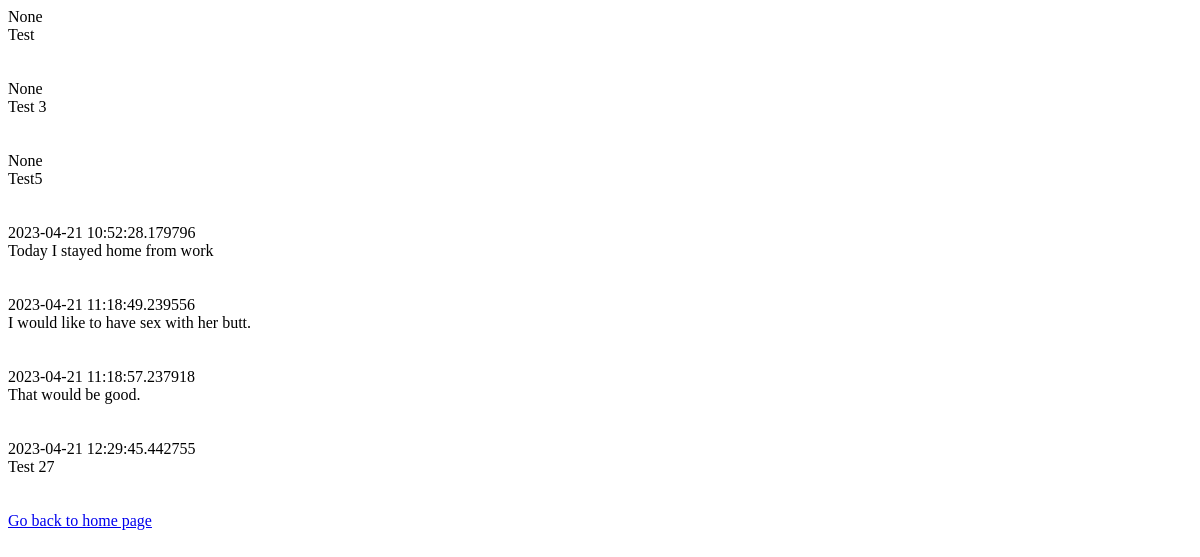
Page /list (signed in) on the earlier database version.
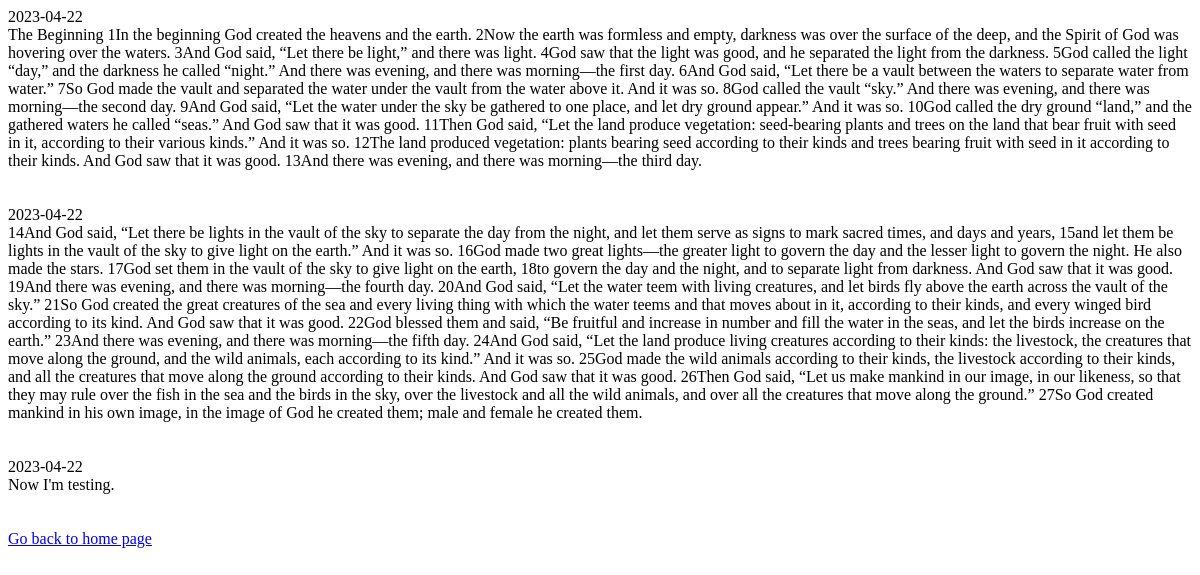
Same page on the later database version.
### tables this page shows
CREATE TABLE "entries" (
	"ID"	INTEGER,
	"username"	TEXT,
	"entrydate"	TEXT,
	"entry"	TEXT,
	PRIMARY KEY("ID" AUTOINCREMENT)
);

### rjp.py (the view)
@app.route('/list')
def list():
	username=session.get('user')
	con = sqlite3.connect("rjp.db")
	con.row_factory = sqlite3.Row
	cur = con.cursor()
	cur.execute("SELECT * FROM entries WHERE username = ?", [username])
	rows = cur.fetchall();
	return render_template("list.html",rows = rows)

### templates/list.html
<!doctype html>
<html>
   <body>
         {% for row in rows %}
               {{row["entrydate"]}}<br>
               {{row["entry"]}}<br>
               <br>
               <br>
         {% endfor %}
      <a href = "/">Go back to home page</a>
   </body>
</html>

Differences in the rows shown:
removed entries: entrydate "None", entry "Test"
removed entries: entrydate "None", entry "Test 3"
removed entries: entrydate "None", entry "Test5"
removed entries: entrydate "2023-04-21 10:52:28.179796", entry "Today I stayed home from work"
removed entries: entrydate "2023-04-21 11:18:49.239556", entry "I would like to have sex with her butt."
removed entries: entrydate "2023-04-21 11:18:57.237918", entry "That would be good."
removed entries: entrydate "2023-04-21 12:29:45.442755", entry "Test 27"
added entries: entrydate "2023-04-22", entry "The Beginning 1In the beginning God created the heavens and the earth. 2Now the earth was formless and empty, darkness was over the surface of the deep, and the Spirit of God was hovering over the waters. 3And God said, “Let there be light,” and there was light. 4God saw that the light was good, and he separated the light from the darkness. 5God called the light “day,” and the darkness he called “night.” And there was evening, and there was morning—the first day. 6And God said, “Let there be a vault between the waters to separate water from water.” 7So God made the vault and separated the water under the vault from the water above it. And it was so. 8God called the vault “sky.” And there…"
added entries: entrydate "2023-04-22", entry "14And God said, “Let there be lights in the vault of the sky to separate the day from the night, and let them serve as signs to mark sacred times, and days and years, 15and let them be lights in the vault of the sky to give light on the earth.” And it was so. 16God made two great lights—the greater light to govern the day and the lesser light to govern the night. He also made the stars. 17God set them in the vault of the sky to give light on the earth, 18to govern the day and the night, and to separate light from darkness. And God saw that it was good. 19And there was evening, and there was morning—the fourth day. 20And God said, “Let the water teem with living creatures, and let birds fly…"
added entries: entrydate "2023-04-22", entry "Now I'm testing."
